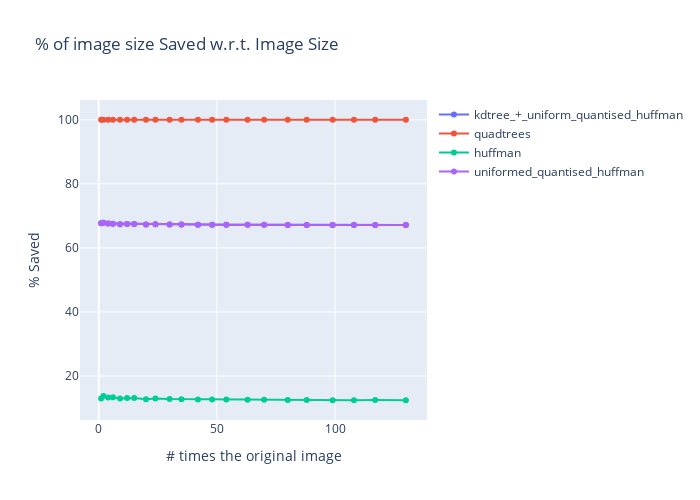

Write notebook code for a chart like this one.
### Code cell
import copy
filter = {'huffman', 'uniformed_quantised_huffman', 'kdtree_+_uniform_quantised_huffman', 'quadtrees'}
percentSaved_filtered = dict()
for item in filter:
    if item in percentSaved.keys():
        percentSaved_filtered[item] = copy.deepcopy(percentSaved[item])
# print(pixel_count_compressed_times) 

plot_image(pixel_counts, percentSaved_filtered, "% of image size Saved w.r.t. Image Size", "% Saved")

### Figure 1 — Plotly figure (JSON) as saved in the notebook; plotly's stock layout.template omitted (floating-point values rounded to 4 significant figures)
{"data": [{"mode": "lines+markers", "name": "kdtree_+_uniform_quantised_huffman", "type": "scatter", "x": [1, 2, 4, 6, 9, 12, 15, 20, 24, 30, 35, 42, 48, 54, 63, 70, 80, 88, 99, 108, 117, 130], "y": [67.73, 67.84, 67.58, 67.56, 67.4, 67.45, 67.45, 67.29, 67.37, 67.3, 67.28, 67.24, 67.25, 67.24, 67.21, 67.21, 67.18, 67.18, 67.16, 67.16, 67.17, 67.15]}, {"mode": "lines+markers", "name": "quadtrees", "type": "scatter", "x": [1, 2, 4, 6, 9, 12, 15, 20, 24, 30, 35, 42, 48, 54, 63, 70, 80, 88, 99, 108, 117, 130], "y": [99.97, 99.99, 99.99, 100.0, 100.0, 100.0, 100.0, 100.0, 100.0, 100.0, 100.0, 100.0, 100.0, 100.0, 100.0, 100.0, 100.0, 100.0, 100.0, 100.0, 100.0, 100.0]}, {"mode": "lines+markers", "name": "huffman", "type": "scatter", "x": [1, 2, 4, 6, 9, 12, 15, 20, 24, 30, 35, 42, 48, 54, 63, 70, 80, 88, 99, 108, 117, 130], "y": [12.98, 13.79, 13.33, 13.38, 12.99, 13.17, 13.16, 12.77, 12.98, 12.8, 12.77, 12.67, 12.7, 12.67, 12.6, 12.59, 12.52, 12.52, 12.47, 12.47, 12.49, 12.44]}, {"mode": "lines+markers", "name": "uniformed_quantised_huffman", "type": "scatter", "x": [1, 2, 4, 6, 9, 12, 15, 20, 24, 30, 35, 42, 48, 54, 63, 70, 80, 88, 99, 108, 117, 130], "y": [67.73, 67.84, 67.58, 67.56, 67.4, 67.45, 67.45, 67.29, 67.37, 67.3, 67.28, 67.24, 67.25, 67.24, 67.21, 67.21, 67.18, 67.18, 67.16, 67.16, 67.17, 67.15]}], "layout": {"height": 500, "showlegend": true, "title": {"text": "% of image size Saved w.r.t. Image Size"}, "width": 700, "xaxis": {"autorange": true, "range": [-8.071, 139.1], "title": {"text": "# times the original image"}, "type": "linear"}, "yaxis": {"autorange": true, "range": [6.274, 106.2], "title": {"text": "% Saved"}, "type": "linear"}}}
